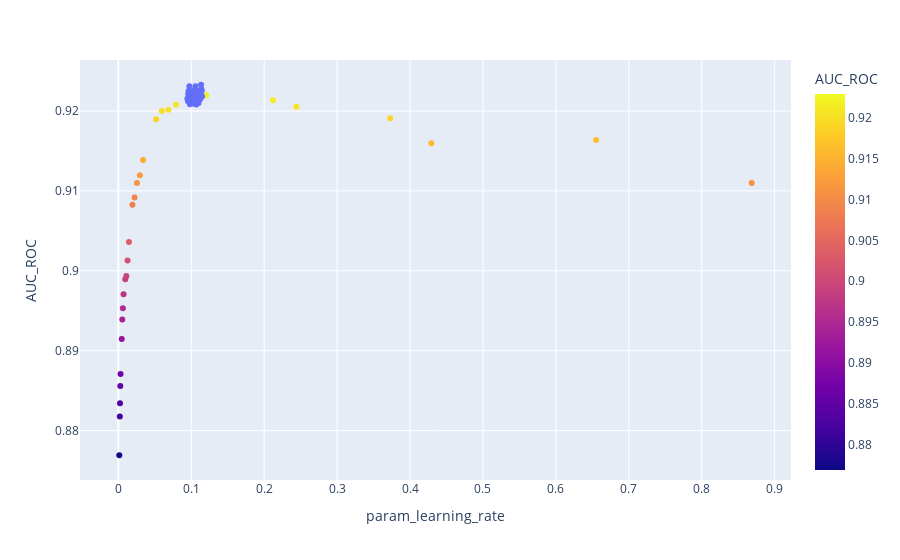

Write notebook code for a chart like this one.
### Code cell
import plotly.express as px
import plotly.graph_objs as go

# create a dataframe from results
fig = px.scatter(result_coarse, x = params_key[2], 
                    y = params_key[3], 
                    color = 'AUC_ROC')
fig.add_trace(px.scatter(result_fine, x = params_key[2], 
                    y = params_key[3]).data[0])

# menyatukan kedua plot dalam satu objek

fig.show()

### Figure 1 — Plotly figure (JSON) as saved in the notebook; plotly's stock layout.template omitted (floating-point values rounded to 4 significant figures)
{"data": [{"hovertemplate": "param_learning_rate=%{x}<br>AUC_ROC=%{marker.color}<extra></extra>", "legendgroup": "", "marker": {"color": [0.922, 0.911, 0.9229, 0.9205, 0.8856, 0.9213, 0.911, 0.8769, 0.9013, 0.9036, 0.8994, 0.9164, 0.8834, 0.9191, 0.8871, 0.92, 0.8971, 0.8939, 0.9092, 0.9201, 0.919, 0.912, 0.899, 0.916, 0.9208, 0.8953, 0.8818, 0.9139, 0.8915, 0.9083], "coloraxis": "coloraxis", "symbol": "circle"}, "mode": "markers", "name": "", "orientation": "v", "showlegend": false, "type": "scatter", "x": [0.1207, 0.0256, 0.1048, 0.2442, 0.002683, 0.2121, 0.8685, 0.001326, 0.01265, 0.01456, 0.01099, 0.6551, 0.00233, 0.3728, 0.003089, 0.05964, 0.007197, 0.005429, 0.02223, 0.06866, 0.05179, 0.02947, 0.009541, 0.4292, 0.07906, 0.006251, 0.002024, 0.03393, 0.004715, 0.01931], "xaxis": "x", "y": [0.922, 0.911, 0.9229, 0.9205, 0.8856, 0.9213, 0.911, 0.8769, 0.9013, 0.9036, 0.8994, 0.9164, 0.8834, 0.9191, 0.8871, 0.92, 0.8971, 0.8939, 0.9092, 0.9201, 0.919, 0.912, 0.899, 0.916, 0.9208, 0.8953, 0.8818, 0.9139, 0.8915, 0.9083], "yaxis": "y"}, {"hovertemplate": "param_learning_rate=%{x}<br>AUC_ROC=%{y}<extra></extra>", "legendgroup": "", "marker": {"color": "#636efa", "symbol": "circle"}, "mode": "markers", "name": "", "orientation": "v", "showlegend": false, "type": "scatter", "x": [0.09481, 0.09518, 0.09555, 0.09593, 0.0963, 0.09668, 0.09706, 0.09744, 0.09782, 0.0982, 0.09859, 0.09897, 0.09936, 0.09975, 0.1001, 0.1005, 0.1009, 0.1013, 0.1017, 0.1021, 0.1025, 0.1029, 0.1033, 0.1037, 0.1041, 0.1045, 0.1049, 0.1054, 0.1058, 0.1062, 0.1066, 0.107, 0.1074, 0.1079, 0.1083, 0.1087, 0.1091, 0.1096, 0.11, 0.1104, 0.1108, 0.1113, 0.1117, 0.1122, 0.1126, 0.113, 0.1135, 0.1139, 0.1144, 0.1148], "xaxis": "x", "y": [0.9215, 0.9216, 0.9212, 0.9221, 0.9225, 0.9222, 0.9224, 0.9231, 0.9224, 0.9209, 0.9216, 0.9219, 0.9222, 0.9225, 0.9216, 0.9219, 0.9223, 0.9223, 0.9223, 0.9223, 0.9214, 0.9218, 0.9213, 0.9209, 0.9224, 0.9223, 0.9224, 0.9227, 0.9231, 0.9214, 0.9209, 0.9208, 0.9226, 0.9217, 0.9222, 0.9215, 0.9211, 0.9221, 0.921, 0.9219, 0.9222, 0.9219, 0.9221, 0.9215, 0.922, 0.9224, 0.9233, 0.9227, 0.9225, 0.9218], "yaxis": "y"}], "layout": {"coloraxis": {"colorbar": {"title": {"text": "AUC_ROC"}}, "colorscale": [[0, "#0d0887"], [0.1111, "#46039f"], [0.2222, "#7201a8"], [0.3333, "#9c179e"], [0.4444, "#bd3786"], [0.5556, "#d8576b"], [0.6667, "#ed7953"], [0.7778, "#fb9f3a"], [0.8889, "#fdca26"], [1, "#f0f921"]]}, "legend": {"tracegroupgap": 0}, "margin": {"t": 60}, "xaxis": {"anchor": "y", "domain": [0, 1], "title": {"text": "param_learning_rate"}}, "yaxis": {"anchor": "x", "domain": [0, 1], "title": {"text": "AUC_ROC"}}}}
